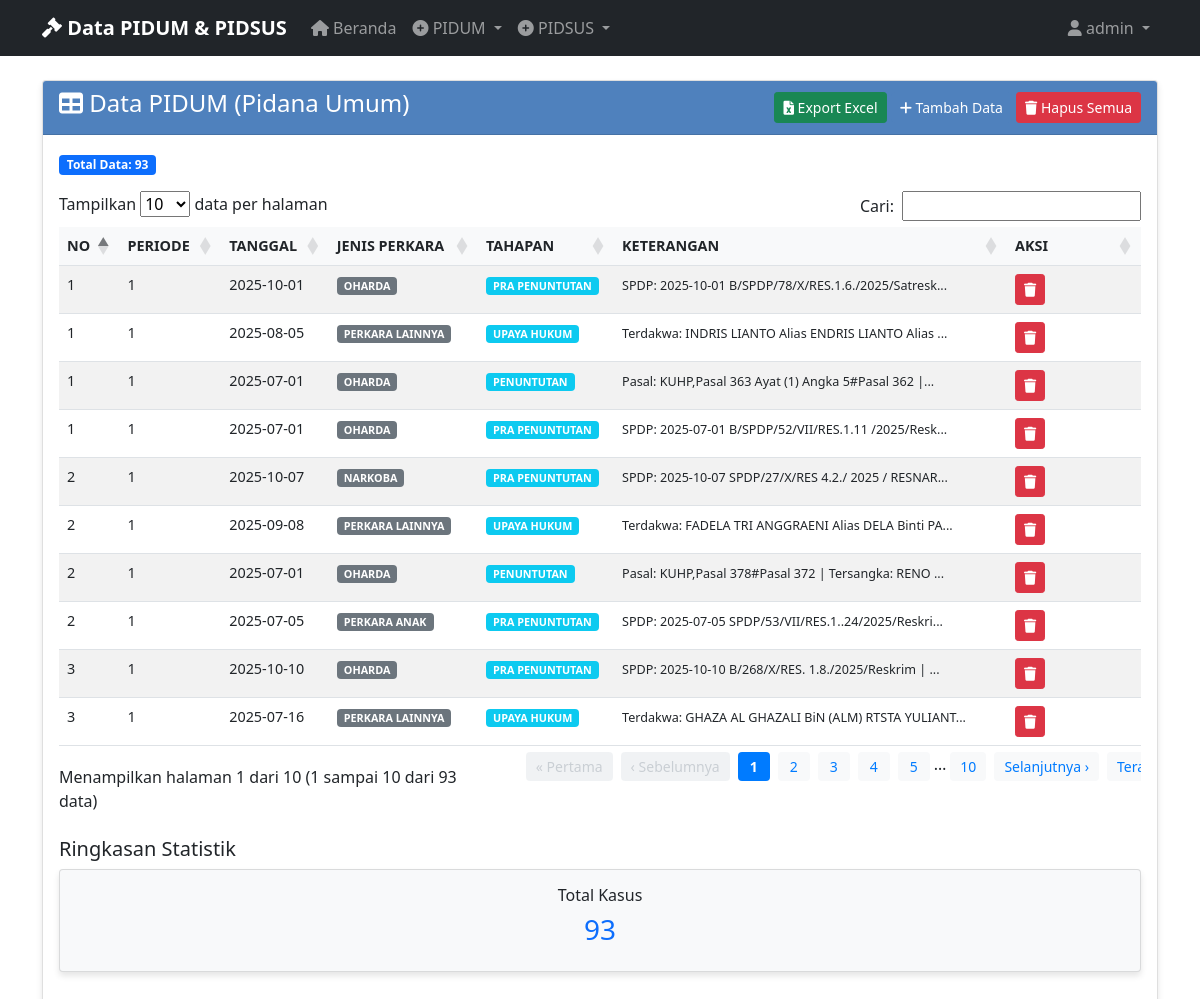
Page /view_pidum (signed in) on the committed database.
### tables this page shows
CREATE TABLE "pidum_data" (
                id INTEGER PRIMARY KEY AUTOINCREMENT,
                no TEXT NOT NULL,
                periode TEXT NOT NULL,
                tanggal TEXT NOT NULL,
                jenis_perkara TEXT NOT NULL,
                tahapan_penanganan TEXT NOT NULL,
                keterangan TEXT NOT NULL,
                created_at TIMESTAMP DEFAULT CURRENT_TIMESTAMP
            );

### app_with_db.py (the view)
@app.route('/view_pidum')
@login_required
def view_pidum():
    data = get_all_pidum_data()  # Changed to include ID for delete functionality
    return render_template('view_pidum.html', data=data)

### app_with_db.py (called while the page is built)
def login_required(f):
    @wraps(f)
    def decorated_function(*args, **kwargs):
        if 'user_id' not in session:
            return redirect(url_for('login'))
        return f(*args, **kwargs)
    return decorated_function

### database.py (called while the page is built)
@contextmanager
def get_db_connection():
    conn = sqlite3.connect(DATABASE_PATH)
    conn.row_factory = sqlite3.Row
    try:
        yield conn
    finally:
        conn.close()

def get_all_pidum_data():
    with get_db_connection() as conn:
        cursor = conn.cursor()
        cursor.execute('SELECT * FROM pidum_data ORDER BY created_at DESC')
        rows = cursor.fetchall()
        return [dict(row) for row in rows]

### templates/view_pidum.html (shortened to what this page needs)
{% extends "base.html" %}
{% block content %}
<div class="row">
    <div class="col-md-12">
        <div class="card">
            <div class="card-header d-flex justify-content-between align-items-center">
                <h4><i class="fas fa-table"></i> Data PIDUM (Pidana Umum)</h4>
                <div>
                    <a href="{{ url_for('export_pidum_excel') }}" class="btn btn-success btn-sm">
                        <i class="fas fa-file-excel"></i> Export Excel
                    </a>
                    <a href="{{ url_for('input_pidum') }}" class="btn btn-primary btn-sm">
                        <i class="fas fa-plus"></i> Tambah Data
                    </a>
                    {% if data %}
                    <button type="button" class="btn btn-danger btn-sm" onclick="confirmDeleteAll()">
                        <i class="fas fa-trash"></i> Hapus Semua
                    </button>
                    {% endif %}
                </div>
            </div>
            <div class="card-body">
                {% if data %}
                    <div class="mb-3">
                        <span class="badge bg-primary">Total Data: {{ data|length }}</span>
                    </div>
                    <div class="table-responsive">
                        <table class="table table-striped table-hover" id="pidumTable">
                            <thead>
                                <tr>
                                    <th>NO</th>
                                    <th>PERIODE</th>
                                    <th>TANGGAL</th>
                                    <th>JENIS PERKARA</th>
                                    <th>TAHAPAN</th>
                                    <th>KETERANGAN</th>
                                    <th width="100">AKSI</th>
                                </tr>
                            </thead>
                            <tbody>
                                {% for item in data %}
                                <tr>
                                    <td>{{ item.no }}</td>
                                    <td>{{ item.periode }}</td>
                                    <td>{{ item.tanggal }}</td>
                                    <td>
                                        <span class="badge bg-secondary">{{ item.jenis_perkara }}</span>
                                    </td>
                                    <td>
                                        <span class="badge bg-info">{{ item.tahapan_penanganan or 'N/A' }}</span>
                                    </td>
                                    <td>
                                        <small>{{ item.keterangan[:50] if item.keterangan else '-' }}{% if item.keterangan and item.keterangan|length > 50 %}...{% endif %}</small>
                                    </td>
                                    <td>
                                        <button type="button" class="btn btn-danger btn-sm"
                                                onclick="confirmDelete({{ item.id }}, '{{ item.no|e }}')">
                                            <i class="fas fa-trash"></i>
                                        </button>
                                    </td>
                                </tr>
                                {% endfor %}
                            </tbody>
                        </table>
                    </div>
                    <div class="row mt-4">
                        <div class="col-md-12">
                            <h5>Ringkasan Statistik</h5>
                            <div class="row">
                                <div class="col-md-12">
                                    <div class="card bg-light">
                                        <div class="card-body text-center">
                                            <h6>Total Kasus</h6>
                                            <h3 class="text-primary">{{ data|length }}</h3>
                                        </div>
                                    </div>
                                </div>
                            </div>
                        </div>
                    </div>
                {% endif %}
            </div>
        </div>
    </div>
</div>
{% block scripts %}
<link href="https://cdn.datatables.net/1.11.5/css/dataTables.bootstrap5.min.css" rel="stylesheet">
{% endblock %}
{% endblock %}

### templates/base.html (shortened to what this page needs)
<!DOCTYPE html>
<html lang="id">
<head>
    <link href="https://cdn.jsdelivr.net/npm/bootstrap@5.1.3/dist/css/bootstrap.min.css" rel="stylesheet">
    <link href="https://cdnjs.cloudflare.com/ajax/libs/font-awesome/6.0.0/css/all.min.css" rel="stylesheet">
</head>
<body>
    <nav class="navbar navbar-expand-lg navbar-dark bg-dark">
        <div class="container">
            <a class="navbar-brand" href="{{ url_for('index') }}">
                <i class="fas fa-gavel"></i> Data PIDUM & PIDSUS
            </a>
            <div class="collapse navbar-collapse" id="navbarNav">
                <ul class="navbar-nav me-auto">
                    <li class="nav-item">
                        <a class="nav-link" href="{{ url_for('index') }}">
                            <i class="fas fa-home"></i> Beranda
                        </a>
                    </li>
                    <li class="nav-item dropdown">
                        <a class="nav-link dropdown-toggle" href="#" id="pidumDropdown" role="button" data-bs-toggle="dropdown">
                            <i class="fas fa-plus-circle"></i> PIDUM
                        </a>
                    </li>
                    <li class="nav-item dropdown">
                        <a class="nav-link dropdown-toggle" href="#" id="pidsusDropdown" role="button" data-bs-toggle="dropdown">
                            <i class="fas fa-plus-circle"></i> PIDSUS
                        </a>
                    </li>
                </ul>
                <ul class="navbar-nav ms-auto">
                    {% if session.username %}
                        <li class="nav-item dropdown">
                            <a class="nav-link dropdown-toggle" href="#" id="userDropdown" role="button" data-bs-toggle="dropdown">
                                <i class="fas fa-user"></i> {{ session.username }}
                            </a>
                        </li>
                    {% endif %}
                </ul>
            </div>
        </div>
    </nav>
    <div class="container mt-4">
        {% block content %}{% endblock %}
    </div>
    {% block scripts %}{% endblock %}
</body>
</html>

### templates/base.html (style rules this page uses)
.navbar-brand { font-weight: bold; }
.card { box-shadow: 0 4px 6px rgba(0, 0, 0, 0.1); margin-bottom: 20px; }
.card-header { background-color: #4F81BD; color: white; font-weight: bold; }
.btn-primary { background-color: #4F81BD; border-color: #4F81BD; }
.table { font-size: 0.9rem; }
.table th { background-color: #f8f9fa; font-weight: bold; }

### rows in the picture
pidum_data: no "1", periode "1", tanggal "2025-10-01", jenis_perkara "OHARDA", tahapan_penanganan "PRA PENUNTUTAN", keterangan "SPDP: 2025-10-01 B/SPDP/78/X/RES.1.6./2025/Satresk"
pidum_data: no "2", periode "1", tanggal "2025-10-07", jenis_perkara "NARKOBA", tahapan_penanganan "PRA PENUNTUTAN", keterangan "SPDP: 2025-10-07 SPDP/27/X/RES 4.2./ 2025 / RESNAR"
pidum_data: no "3", periode "1", tanggal "2025-10-10", jenis_perkara "OHARDA", tahapan_penanganan "PRA PENUNTUTAN", keterangan "SPDP: 2025-10-10 B/268/X/RES. 1.8./2025/Reskrim |"
pidum_data: no "1", periode "1", tanggal "2025-08-05", jenis_perkara "PERKARA LAINNYA", tahapan_penanganan "UPAYA HUKUM", keterangan "Terdakwa: INDRIS LIANTO Alias ENDRIS LIANTO Alias"
pidum_data: no "2", periode "1", tanggal "2025-09-08", jenis_perkara "PERKARA LAINNYA", tahapan_penanganan "UPAYA HUKUM", keterangan "Terdakwa: FADELA TRI ANGGRAENI Alias DELA Binti PA"
pidum_data: no "3", periode "1", tanggal "2025-07-16", jenis_perkara "PERKARA LAINNYA", tahapan_penanganan "UPAYA HUKUM", keterangan "Terdakwa: GHAZA AL GHAZALI BiN (ALM) RTSTA YULIANT"
pidum_data: no "1", periode "1", tanggal "2025-07-01", jenis_perkara "OHARDA", tahapan_penanganan "PENUNTUTAN", keterangan "Pasal: KUHP,Pasal 363 Ayat (1) Angka 5#Pasal 362 |"
pidum_data: no "2", periode "1", tanggal "2025-07-01", jenis_perkara "OHARDA", tahapan_penanganan "PENUNTUTAN", keterangan "Pasal: KUHP,Pasal 378#Pasal 372 | Tersangka: RENO"
pidum_data: no "1", periode "1", tanggal "2025-07-01", jenis_perkara "OHARDA", tahapan_penanganan "PRA PENUNTUTAN", keterangan "SPDP: 2025-07-01 B/SPDP/52/VII/RES.1.11 /2025/Resk"
pidum_data: no "2", periode "1", tanggal "2025-07-05", jenis_perkara "PERKARA ANAK", tahapan_penanganan "PRA PENUNTUTAN", keterangan "SPDP: 2025-07-05 SPDP/53/VII/RES.1..24/2025/Reskri"

### other values in the picture
{{ session.username }} "admin"
{{ data|length }} "93"
